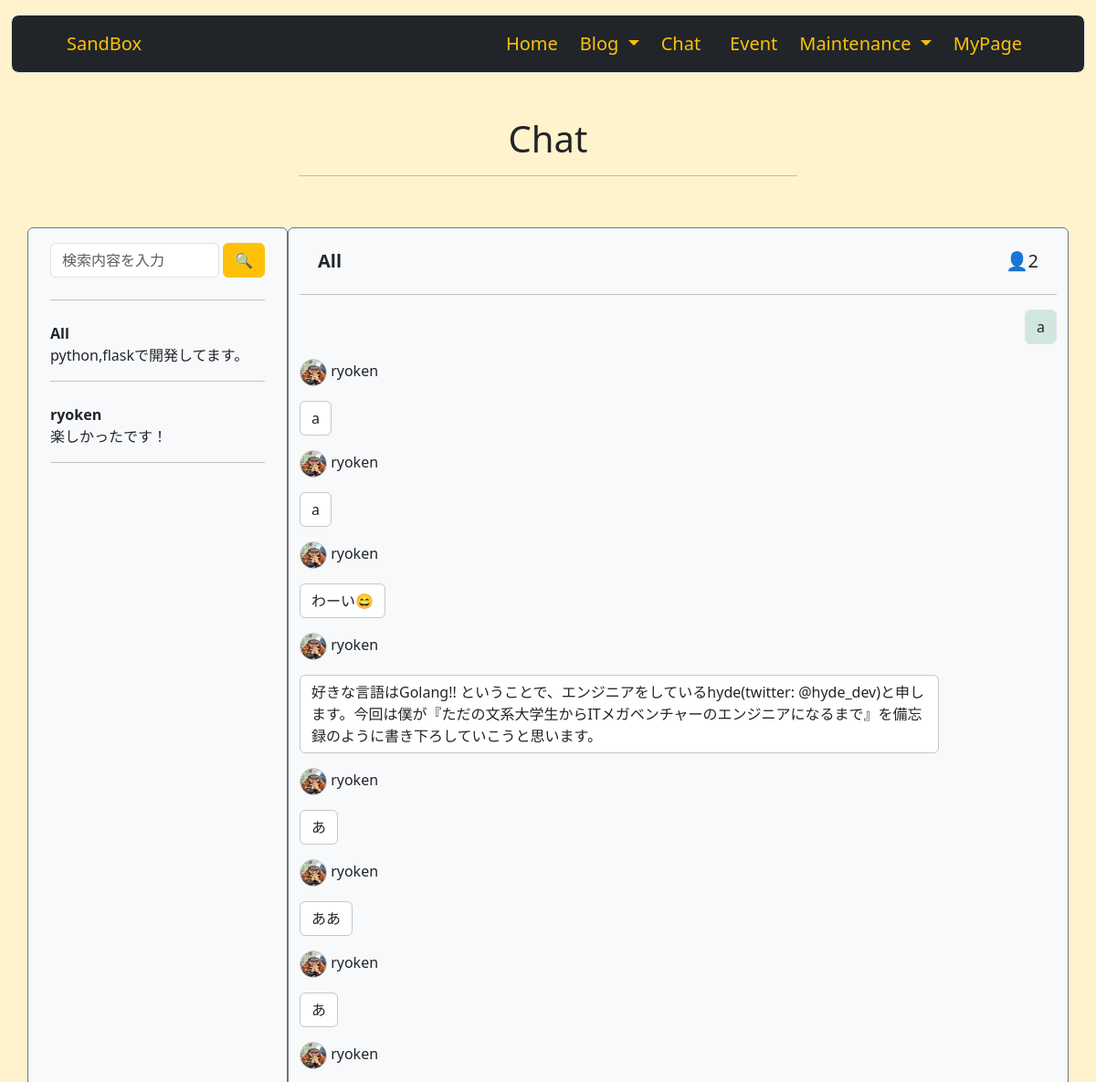
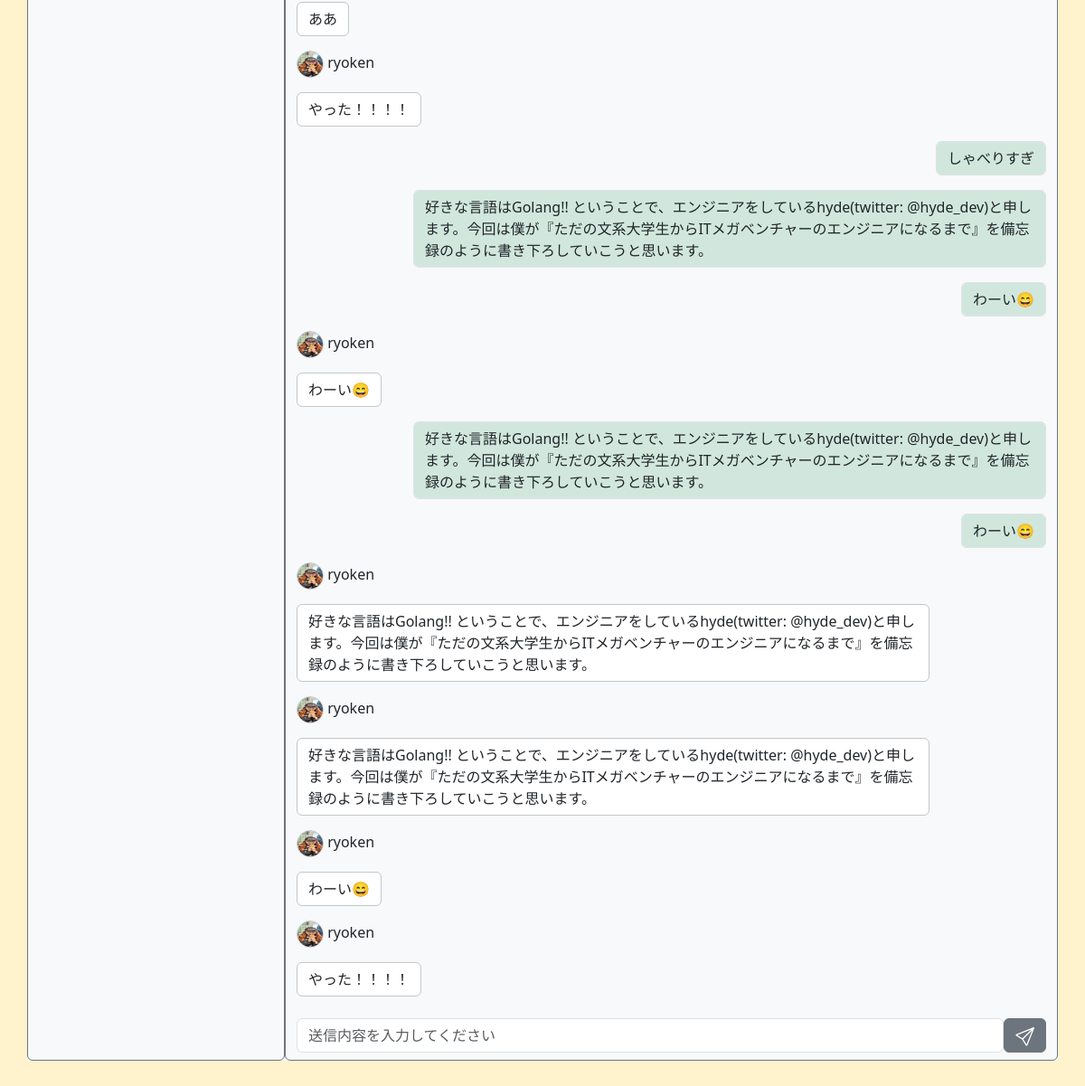
Screenshot of /chat_index (signed in) with the database file from the repository (2 pictures, top to bottom).
### sandbox_system/models.py (models this page shows, shortened)
class Chat(db.Model):
    __tablename__ = 'chat'
    id = db.Column(db.Integer, primary_key=True)
    user_id = db.Column(db.Integer, db.ForeignKey('users.id'))
    message = db.Column(db.String())

class User(db.Model, UserMixin):
    __tablename__ = 'users'
    id = db.Column(db.Integer, primary_key=True)
    email = db.Column(db.String(64), unique=True, index=True)
    username = db.Column(db.String(64), unique=True, index=True)
    introduce = db.Column(db.Text)
    tech = db.Column(db.Text)
    job = db.Column(db.String(64))
    image = db.Column(db.String(140))
    password_hash = db.Column(db.String(128))
    administrator = db.Column(db.String(1))
    blog = db.relationship('Blog', backref = 'author', lazy = 'dynamic')
    blog_comment = db.relationship('BlogComment', backref='commenter', lazy='dynamic')
    chat = db.relationship('Chat', backref='chat_user', lazy='dynamic')
    @property
    def password(self):
        raise AttributeError('password is not a readable attribute')
    def is_administrator(self):
        if self.administrator == '1':
            return 1
        else:
            return 0

### sandbox_system/chats/view.py (the view)
@chats.route('/chat_index', methods=['GET', 'POST'])
@login_required
def chat_index():
    users = User.query.order_by(User.id.asc()).all()
    chats = Chat.query.order_by(Chat.id.asc()).all()
    number_of_users = len(users)
    return render_template('chat/chat_index.html', number_of_users=number_of_users, chats=chats)

### sandbox_system/__init__.py (called while the page is built)
@event.listens_for(Engine, "connect")
def set_sqlite_pragma(dbapi_connection, connection_record):
    cursor = dbapi_connection.cursor()
    cursor.execute("PRAGMA foreign_keys=ON")
    cursor.close()

### sandbox_system/models.py (called while the page is built)
@login_manager.user_loader
def load_user(user_id):
    return User.query.get(user_id)

### sandbox_system/templates/chat/chat_index.html (shortened to what this page needs)
{% extends 'base.html' %}
{% block content %}
        <div class="container pb-4">
            <div class="row my-3">
                <div class="col-md-6 m-auto text-center">
                    <h1 class="text-center">Chat</h1>
                    <hr>
                </div>
            </div>
        </div>
        <div class="container bg-light mb-5">
            <div class="row">
                <div class="col-3 border border-secondary rounded">
                    <div class="position-sticky" style="top: 5rem;">
                        <div class="container-fluid mb-4 mt-3">
                            <form action="#" class="d-flex" method="post">
                                <input type="text" class="form-control" placeholder="検索内容を入力">
                                <button type="submit" class="btn btn-warning ms-1">🔍</button>
                            </form>
                        </div>
                        <div class="container">
                            <hr>
                            <ol class="list-unstyled pt-2">
                                <li>
                                    <p class="text-decoration-none text-dark fw-bold">All <br><span class="fw-normal">python,flaskで開発してます。</span></p>
                                </li>
                            </ol>
                            <hr>
                            <ol class="list-unstyled pt-2">
                                <li>
                                    <p class="text-decoration-none text-dark fw-bold">ryoken <br><span class="fw-normal">楽しかったです！</span></p>
                                </li>
                            </ol>
                            <hr>
                        </div>
                    </div>
                </div>
                <div class="col-9 border border-secondary rounded bg-light">
                    <div class="position-sticky bg-light mb-2" style="top: 4rem;">
                        <div class="container">
                            <div class="row row-cols-auto">
                                <div class="col">
                                    <h5 class="mt-4 ms-2 fw-bold">All</h5>
                                </div>
                                <div class="col ms-auto">
                                    <a href="{{ url_for('users.user_list') }}" class="text-decoration-none text-dark"><h5 class="position-end mt-4 me-2">👤{{ number_of_users }}</h5></a>
                                </div>
                            </div>
                        </div>
                    <hr>
                    </div>
                    {% for chat in chats %}
                    {% if current_user.id != chat.user_id %}
                    <div>
                        <div class="d-flex justify-content-start">
                            <p><a href="{{ url_for('users.profile', user_id=chat.user_id) }}"><img src="{{ url_for('static', filename='image/' + chat.chat_user.image) }}" class="rounded-circle border border-secondary-subtle" style="width: 30px; height: 30px;" /></a> {{ chat.chat_user.username }}</p>
                        </div>
                        <div class="d-flex justify-content-start">
                            <p class="form-control border-secondary-subtle w-auto" style="max-width: 700px;">{{ chat.message }}</p>
                        </div>
                    </div>
                    {% else %}
                    <div>
                        <div class="d-flex justify-content-end">
                            <p class="form-control bg-success-subtle w-auto" style="max-width: 700px;">{{ chat.message }}</p>
                        </div>
                    </div>
                    {% endif %}
                    {% endfor %}
                    <div class="sticky-bottom bg-light">
                        <footer>
                            <form action="{{ url_for('chats.chat_message') }}" class="d-flex my-2" method="post">
                                <input type="text" name="chat_message" class="form-control" placeholder="送信内容を入力してください">
                                <button type="submit" class="btn btn-secondary"></button>
                            </form>
                        </footer>
                    </div>
                </div>
            </div>
        </div>
{% endblock %}

### rows the page displays
Chat: message "a"
Chat: image (picture), chat_user.username "ryoken", message "a"
Chat: image (picture), chat_user.username "ryoken", message "a"
Chat: image (picture), chat_user.username "ryoken", message "わーい😄"
Chat: image (picture), chat_user.username "ryoken", message "好きな言語はGolang!! ということで、エンジニアをしているhyde(twitter: @hyde_dev)と申します。今回は僕が『ただの文系大学生からITメガベンチャーのエンジニアになるまで』を備忘録のように書き下ろしていこうと思います。"
Chat: image (picture), chat_user.username "ryoken", message "あ"
Chat: image (picture), chat_user.username "ryoken", message "ああ"
Chat: image (picture), chat_user.username "ryoken", message "あ"
Chat: image (picture), chat_user.username "ryoken", message "ああ"
Chat: image (picture), chat_user.username "ryoken", message "やった！！！！"
Chat: message "しゃべりすぎ"
Chat: message "好きな言語はGolang!! ということで、エンジニアをしているhyde(twitter: @hyde_dev)と申します。今回は僕が『ただの文系大学生からITメガベンチャーのエンジニアになるまで』を備忘録のように書き下ろしていこうと思います。"
Chat: message "わーい😄"
Chat: image (picture), chat_user.username "ryoken", message "わーい😄"
Chat: message "好きな言語はGolang!! ということで、エンジニアをしているhyde(twitter: @hyde_dev)と申します。今回は僕が『ただの文系大学生からITメガベンチャーのエンジニアになるまで』を備忘録のように書き下ろしていこうと思います。"
Chat: message "わーい😄"
Chat: image (picture), chat_user.username "ryoken", message "好きな言語はGolang!! ということで、エンジニアをしているhyde(twitter: @hyde_dev)と申します。今回は僕が『ただの文系大学生からITメガベンチャーのエンジニアになるまで』を備忘録のように書き下ろしていこうと思います。"
Chat: image (picture), chat_user.username "ryoken", message "好きな言語はGolang!! ということで、エンジニアをしているhyde(twitter: @hyde_dev)と申します。今回は僕が『ただの文系大学生からITメガベンチャーのエンジニアになるまで』を備忘録のように書き下ろしていこうと思います。"
Chat: image (picture), chat_user.username "ryoken", message "わーい😄"
Chat: image (picture), chat_user.username "ryoken", message "やった！！！！"

### other values shown
{{ number_of_users }} "2"
